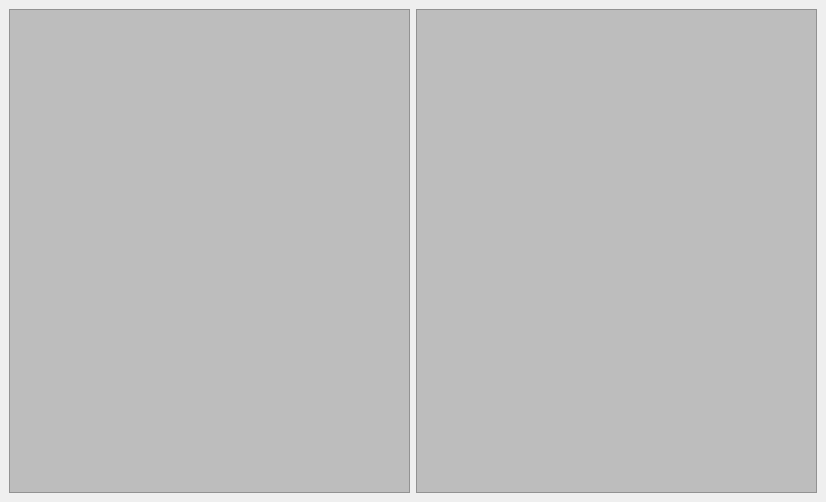
<?xml version="1.0" encoding="UTF-8"?>
<ui version="4.0">
 <class>MainWindow</class>
 <widget class="QMainWindow" name="MainWindow">
  <property name="geometry">
   <rect>
    <x>0</x>
    <y>0</y>
    <width>826</width>
    <height>502</height>
   </rect>
  </property>
  <property name="windowTitle">
   <string>Frames</string>
  </property>
  <widget class="QWidget" name="centralwidget">
   <layout class="QVBoxLayout" name="verticalLayout">
    <item>
     <layout class="QHBoxLayout" name="horizontalLayout">
      <item>
       <widget class="QFrame" name="frame_1">
        <property name="minimumSize">
         <size>
          <width>400</width>
          <height>400</height>
         </size>
        </property>
        <property name="styleSheet">
         <string notr="true">background-color: rgb(189, 189, 189);</string>
        </property>
        <property name="frameShape">
         <enum>QFrame::StyledPanel</enum>
        </property>
        <property name="frameShadow">
         <enum>QFrame::Raised</enum>
        </property>
       </widget>
      </item>
      <item>
       <widget class="QFrame" name="frame_2">
        <property name="minimumSize">
         <size>
          <width>400</width>
          <height>400</height>
         </size>
        </property>
        <property name="styleSheet">
         <string notr="true">background-color: rgb(189, 189, 189);</string>
        </property>
        <property name="frameShape">
         <enum>QFrame::StyledPanel</enum>
        </property>
        <property name="frameShadow">
         <enum>QFrame::Raised</enum>
        </property>
       </widget>
      </item>
     </layout>
    </item>
   </layout>
  </widget>
  <widget class="QMenuBar" name="menubar">
   <property name="geometry">
    <rect>
     <x>0</x>
     <y>0</y>
     <width>826</width>
     <height>21</height>
    </rect>
   </property>
  </widget>
 </widget>
 <resources/>
 <connections/>
</ui>
